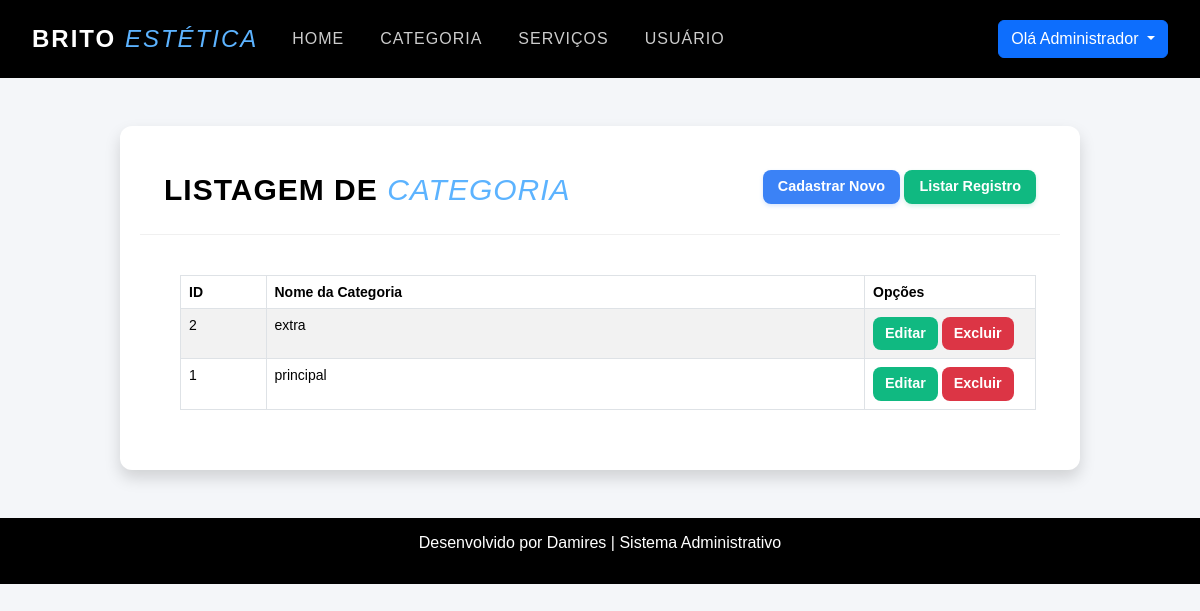
The app's page /admin/listar/categoria (signed in) with its own data.
### tables this page shows
CREATE TABLE `categoria` (
  `id_categoria` int(11) NOT NULL,
  `nome_categoria` varchar(100) NOT NULL
);

### admin/listar/categoria.php (the view, shortened to what this page needs)
<?php
$sqlCadastro = "SELECT id_categoria, nome_categoria
                FROM categoria
                ORDER BY nome_categoria";
$consultaCadastro = $pdo->prepare($sqlCadastro);
$consultaCadastro->execute();
$dadosCadastro = $consultaCadastro->fetchAll(PDO::FETCH_OBJ);
?>
<div class="container pt-5 pb-5">
    <div class="card shadow">
        <div class="card-header">
            <div class="float-start">
                <h2>Listagem de <span>Categoria</span></h2>
            </div>
            <div class="float-end">
                <a href="cadastrar/categoria" class="btn btn-success">
                    Cadastrar Novo
                </a>
                <a href="listar/categoria" class="btn btn-success">
                    Listar Registro
                </a>
            </div>
        </div>
        <div class="card-body">
            <table class="table table-bordered table-striped m-2">
                <thead>
                    <tr>
                        <th width="10%">ID</th>
                        <th width="70%">Nome da Categoria</th>
                        <th width="20%">Opções</th>
                    </tr>
                </thead>
                <tbody>
                    <?php
                    foreach ($dadosCadastro as $dados) {
                        ?>
                        <tr>
                            <td><?= $dados->id_categoria ?></td>
                            <td><?= htmlspecialchars($dados->nome_categoria) ?></td>
                            <td>
                                <a href="cadastrar/categoria/<?= $dados->id_categoria ?>"
                                    class="btn btn-warning">
                                    Editar
                                </a>
                                <a href="javascript:excluir(<?= $dados->id_categoria ?>)"
                                    class="btn btn-danger">
                                    Excluir
                                </a>
                            </td>
                        </tr>
                    <?php
                    }
                    ?>
                </tbody>
            </table>
        </div>
    </div>
</div>

### admin/css/style.css (style rules this page uses)
body { font: 16px Inter, Arial; color: #000000; }
.card.shadow { border: none; border-radius: 12px; box-shadow: 0 4px 20px rgba(0, 0, 0, 0.05); background-color: #ffffff; overflow: hidden; }
.card-header { background-color: #ffffff; border-bottom: 1px solid #f0f0f0; padding: 1.5rem; display: flex; justify-content: space-between; align-items: center; }
.card-header h2 { font-weight: 800; color: #000000; font-size: 30px; margin: 0; text-transform: uppercase; letter-spacing: 1px; }
.card-header h2 span { color: #5CB3FF; font-style: italic; font-weight: 400; }
.btn-success { background-color: #10b981; border: none; border-radius: 8px; padding: 6px 15px; font-weight: 600 ; font-size: 0.9rem; transition: all 0.2s ease-in-out; box-shadow: 0 2px 4px rgba(16, 185, 129, 0.2); margin-bottom: 6px; }
.btn-danger { border: none; border-radius: 8px; padding: 6px 12px; font-weight: 600 ; font-size: 0.9rem; }
.btn-warning { border: none; border-radius: 8px; padding: 6px 12px; font-weight: 600 ; font-size: 0.9rem; color: white; background-color: #10b981; }
.card-header .float-end a.btn-success:first-child { background-color: #3b82f6 !important; box-shadow: 0 2px 4px rgba(59, 130, 246, 0.2); }
.card-body { padding: 2rem; }

### src/css/style.css (style rules this page uses)
:root { --bg-body: #f4f6f9; --card-bg: #ffffff; --text-main: #1e293b; --text-muted: #64748b; --primary: #5CB3FF; --success: #22c55e; --warning: #ffc107; --border-color: #e2e8f0; --radius: 10px; --shadow: 0 4px 6px -1px rgba(0, 0, 0, 0.07); }
* { box-sizing: border-box; margin: 0; padding: 0; }
body { font-family: 'Montserrat', sans-serif; background-color: var(--bg-body); color: var(--text-main); }
.container { max-width: 1000px; margin: 0 auto; padding: 20px; }
.card { background-color: var(--card-bg); padding: 20px; border-radius: var(--radius); box-shadow: var(--shadow); border: 1px solid var(--border-color); }
table { width: 100%; border-collapse: collapse; text-align: left; font-size: 14px; }
thead { background-color: #f8fafc; }
th { padding: 12px 16px; font-weight: 600; color: var(--text-muted); border-bottom: 1px solid var(--border-color); }
td { padding: 12px 16px; border-bottom: 1px solid var(--border-color); }

### records on screen
categoria: id_categoria "2", nome_categoria "extra"
categoria: id_categoria "1", nome_categoria "principal"

### other values on screen
$_SESSION["brito_estetica"]["nome"] "Administrador"
